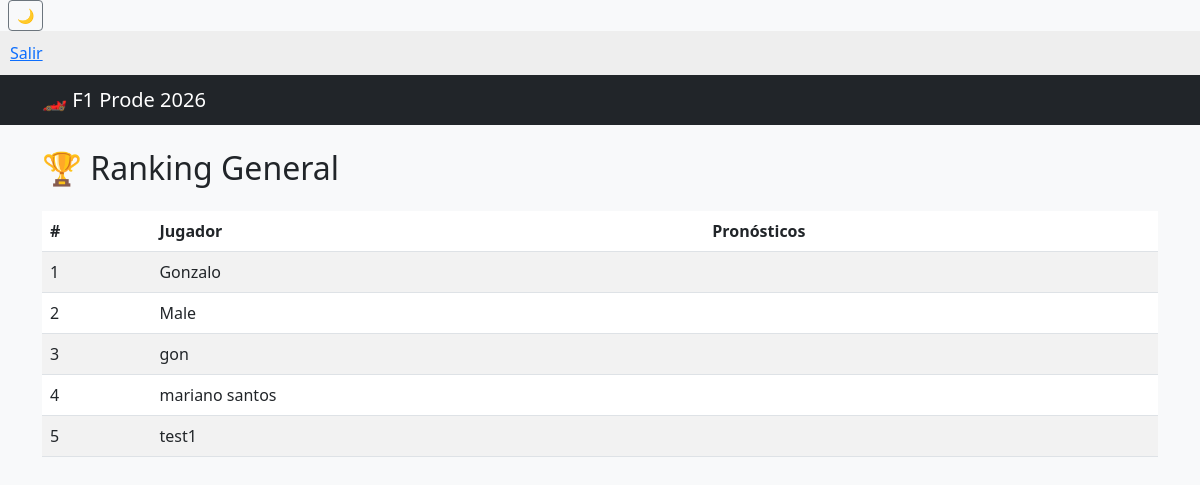
Page /ranking (signed in) on the committed database.
### tables this page shows
CREATE TABLE usuarios (
    id INTEGER PRIMARY KEY AUTOINCREMENT,
    nombre TEXT UNIQUE NOT NULL,
    email TEXT UNIQUE NOT NULL,
    password TEXT NOT NULL
, fecha_registro TEXT, admin INTEGER DEFAULT 0, avatar TEXT);

### app.py (the view)
@app.route("/ranking")
def ranking():
    if "user_id" not in session:
        return render_template("index.html", error="Login incorrecto")
    conn = get_db()
    cur = conn.cursor()
    cur.execute("""
        SELECT
            u.nombre,
            COALESCE(SUM(p.puntos), 0) AS total_puntos
        FROM usuarios u
        LEFT JOIN pronosticos p ON p.user_id = u.id
        GROUP BY u.id, u.nombre
        ORDER BY total_puntos DESC
    """)
    ranking = cur.fetchall()
    conn.close()
    return render_template("ranking.html", ranking=ranking)

### app.py (called while the page is built)
def get_db():
    conn = sqlite3.connect("prode.db")
    conn.row_factory = sqlite3.Row
    return conn

### templates/ranking.html (shortened to what this page needs)
{% extends "base.html" %}
{% block content %}
<h2 class="mb-4">🏆 Ranking General</h2>
<table class="table table-striped">
    <thead class="table-dark">
        <tr>
            <th>#</th>
            <th>Jugador</th>
            <th>Pronósticos</th>
        </tr>
    </thead>
    <tbody>
        {% for u in ranking %}
        <tr>
            <td>{{ loop.index }}</td>
            <td>{{ u.nombre }}</td>
            <td>{{ u.pronosticos }}</td>
        </tr>
        {% endfor %}
    </tbody>
</table>
{% endblock %}

### static/style.css (style rules this page uses)
:root { --bg: #f8f9fa; --text: #212529; --card: #ffffff; --border: #dee2e6; }
html, body { background-color: var(--bg) !important; color: var(--text) !important; }
.table, .table th, .table td { color: var(--text) !important; background-color: var(--card) !important; border-color: var(--border) !important; }

### templates/base.html (style rules this page uses)
body { background-color: #f8f9fa; }

### rows in the picture
usuarios: nombre "Gonzalo"
usuarios: nombre "Male"
usuarios: nombre "gon"
usuarios: nombre "mariano santos"
usuarios: nombre "test1"
